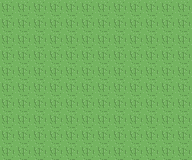

A 2D game scene composited from a Tiled map and its tileset images. What follows is a short description and the map's XML, with every tile layer's data as written:
An orthogonal 12x10 tile map with 16x16 px tiles, 1 tile layer (ground) and 6 objects (2x npc, 2x trigger, spawn, sign).

<map version="1.10" orientation="orthogonal" renderorder="right-down" width="12" height="10" tilewidth="16" tileheight="16" infinite="0" nextobjectid="7">
 <tileset firstgid="1" source="../tiles.tsx" />
 <layer id="1" name="ground" width="12" height="10"><data encoding="csv">
1,1,1,1,1,1,1,1,1,1,1,1,
1,1,1,1,1,1,1,1,1,1,1,1,
1,1,1,1,1,1,1,1,1,1,1,1,
1,1,1,1,1,1,1,1,1,1,1,1,
1,1,1,1,1,1,1,1,1,1,1,1,
1,1,1,1,1,1,1,1,1,1,1,1,
1,1,1,1,1,1,1,1,1,1,1,1,
1,1,1,1,1,1,1,1,1,1,1,1,
1,1,1,1,1,1,1,1,1,1,1,1,
1,1,1,1,1,1,1,1,1,1,1,1
</data></layer>
 <objectgroup id="2" name="objects">
  <object id="1" name="spawn" x="48" y="112" width="16" height="16"><properties /></object>
  <object id="2" name="npc" x="80" y="64" width="16" height="16"><properties><property name="display" value="Prof. Birch" /><property name="facing" value="down" /><property name="script" value="prof" /></properties></object>
  <object id="3" name="npc" x="128" y="64" width="16" height="16"><properties><property name="display" value="Walker" /><property name="facing" value="down" /><property name="dialog" value="I like to pace." /></properties></object>
  <object id="4" name="sign" x="96" y="112" width="16" height="16"><properties><property name="script" value="puzzle" /></properties></object>
  <object id="5" name="trigger" x="0" y="0" width="16" height="16"><properties><property name="script" value="intro" /><property name="when" value="autorun" /><property name="unless_flag" value="intro_seen" /></properties></object>
  <object id="6" name="trigger" x="16" y="0" width="16" height="16"><properties><property name="script" value="wander" /><property name="when" value="parallel" /></properties></object>
 </objectgroup>
</map>
